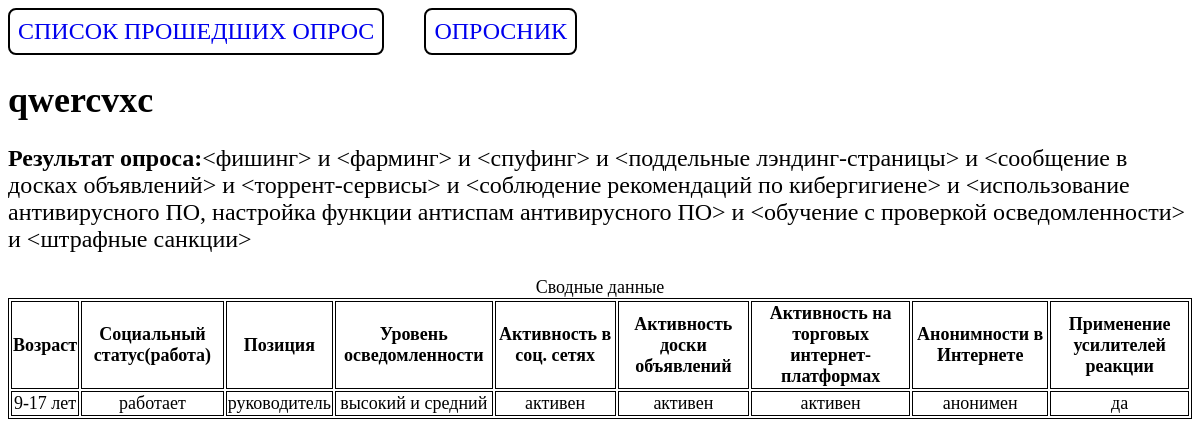
/result/184/, run on the app's committed database.
### questions/models.py (models this page shows, shortened)
class MyQuesyion(models.Model):
    name = models.CharField(max_length=100, verbose_name="ФИО")
    age = models.ForeignKey("Age", on_delete=models.CASCADE, verbose_name="Возраст")
    work = models.ForeignKey(
        "Work", on_delete=models.CASCADE, verbose_name="Социальный статус(работа)"
    )
    position = models.ForeignKey(
        "Position",
        on_delete=models.CASCADE,
        verbose_name="Позиция",
        null=True,
        blank=True,
    )
    level_of_awareness = models.ForeignKey(
        "LevelOfAwareness",
        on_delete=models.CASCADE,
        verbose_name="Уровень осведомленности",
    )
    activity_in_social_networks = models.ForeignKey(
        "ActivityInSocialNetworks",
        on_delete=models.CASCADE,
        verbose_name="Активность в соц. сетях",
    )
    message_board_activity = models.ForeignKey(
        "MessageBoardActivity",
        on_delete=models.CASCADE,
        verbose_name="Активность доски объявлений",
    )
    activity_on_online_trading_platforms = models.ForeignKey(
        "ActivityOnJnlineTradingPlatforms",
        on_delete=models.CASCADE,
        verbose_name="Активность на торговых интернет-платформах",
    )
    anonymity_on_the_internet = models.ForeignKey(
        "AnonymityOnTheInternet",
        on_delete=models.CASCADE,
        verbose_name="Анонимности в Интернете",
    )
    use_of_reaction_enhancers = models.ForeignKey(
        "UseOfReactionEnhancers",
        on_delete=models.CASCADE,
        verbose_name="Применение усилителей реакции",
    )
    created = models.DateTimeField(auto_now_add=True, verbose_name="Дата создания")
    class Meta:
        ordering = ["-created"]
        verbose_name = "Опросник пользователя"
        verbose_name_plural = "Опросники"
    result = property(_get_result)

class Work(models.Model):
    user_work = models.CharField(max_length=50)
    class Meta:
        verbose_name = "Социальный статус(работа)"
        verbose_name_plural = "Социальный статус(работа)"
    def __str__(self):
        return self.user_work

class Position(models.Model):
    user_position = models.CharField(max_length=50)
    class Meta:
        verbose_name = "Позиция"
        verbose_name_plural = "Позиция"
    def __str__(self):
        return self.user_position

class LevelOfAwareness(models.Model):
    user_level_of_awareness = models.CharField(max_length=50)
    class Meta:
        verbose_name = "Уровень осведомленности"
        verbose_name_plural = "Уровень осведомленности"
    def __str__(self):
        return self.user_level_of_awareness

class ActivityInSocialNetworks(models.Model):
    user_activity_in_social_networks = models.CharField(max_length=50)
    class Meta:
        verbose_name = "Активность в соц. сетях"
        verbose_name_plural = "Активность в соц. сетях"
    def __str__(self):
        return self.user_activity_in_social_networks

class MessageBoardActivity(models.Model):
    user_message_board_activity = models.CharField(max_length=50)
    class Meta:
        verbose_name = "Активность доски объявлений"
        verbose_name_plural = "Активность доски объявлений"
    def __str__(self):
        return self.user_message_board_activity

class ActivityOnJnlineTradingPlatforms(models.Model):
    user_activity_on_online_trading_platforms = models.CharField(max_length=50)
    class Meta:
        verbose_name = "Активность на торговых интернет-платформах"
        verbose_name_plural = "Активность на торговых интернет-платформах"
    def __str__(self):
        return self.user_activity_on_online_trading_platforms

class AnonymityOnTheInternet(models.Model):
    user_anonymity_on_the_internet = models.CharField(max_length=50)
    class Meta:
        verbose_name = "Анонимности в Интернете"
        verbose_name_plural = "Анонимности в Интернете"
    def __str__(self):
        return self.user_anonymity_on_the_internet

class UseOfReactionEnhancers(models.Model):
    user_use_of_reaction_enhancers = models.CharField(max_length=50)
    class Meta:
        verbose_name = "Применение усилителей реакции"
        verbose_name_plural = "Применение усилителей реакции"
    def __str__(self):
        return self.user_use_of_reaction_enhancers

class Age(models.Model):
    user_age = models.CharField(max_length=50, verbose_name="Возраст")
    class Meta:
        verbose_name = "Возраст"
        verbose_name_plural = "Возраст"
    def __str__(self):
        return self.user_age

### questions/views.py (the view)
# urls.py: path("result/<int:pk>/", ResultDetailView.as_view(), name="result_user_question"),
class ResultDetailView(DeleteView):
    model = MyQuesyion
    template_name = "questions/result.html"
    context_object_name = "result"

### questions/templates/questions/result.html (shortened to what this page needs)
{% extends "base.html" %}
{% load static %}
{% block content %}
  <h1>{{ result.name }}</h1>
  <p><span>Результат опроса:</span>{{ result.result }}</p>
  <table>
    <caption>Сводные данные</caption>
    <tr>
        <th>Возраст</th>
        <th>Социальный статус(работа)</th>
        <th>Позиция</th>
        <th>Уровень осведомленности</th>
        <th>Активность в соц. сетях</th>
        <th>Активность доски объявлений</th>
        <th>Активность на торговых интернет-платформах</th>
        <th>Анонимности в Интернете</th>
        <th>Применение усилителей реакции</th>
    </tr>
    <tr>
        <td>{{ result.age }}</td>
        <td>{{ result.work }}</td>
        <td>{{ result.position }}</td>
        <td>{{ result.level_of_awareness }}</td>
        <td>{{ result.activity_in_social_networks }}</td>
        <td>{{ result.message_board_activity }}</td>
        <td>{{ result.activity_on_online_trading_platforms }}</td>
        <td>{{ result.anonymity_on_the_internet }}</td>
        <td>{{ result.use_of_reaction_enhancers }}</td>
    </tr>
  </table>
{% endblock content %}

### static/css/base.css (style rules this page uses)
p, a, li { font-size: 2vw; }
h1 { font-size: 3vw; }
p > span { font-weight: bold; }
table, th, td { border: 1px solid #000; font-size: 1.5vw; text-align: center; }

### data on the page
MyQuesyion: name "qwercvxc", result "<фишинг> и <фарминг> и <спуфинг> и <поддельные лэндинг-страницы> и <сообщение в досках объявлений> и <торрент-сервисы> и <соблюдение рекомендаций по кибергигиене> и <использование антивирусного ПО, настройка функции антиспам антивирусного ПО> и <обучение с проверкой осведомленности> и <штрафные санкции>", age "9-17 лет", work "работает", position "руководитель", level_of_awareness "высокий и средний", activity_in_social_networks "активен", message_board_activity "активен", activity_on_online_trading_platforms "активен", anonymity_on_the_internet "анонимен", use_of_reaction_enhancers "да"
